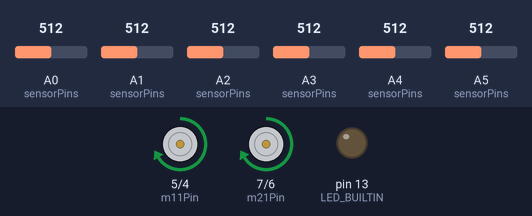
The sketch below on a simulated Arduino Uno, built with avr-gcc and run on an emulated ATmega328P. Shown: motor-driver pin pairs drawn as motors (green arrow = first pin HIGH = forward, orange = second pin HIGH = backward, longer = more drive, scaled by the enable pin), output pins drawn as LEDs (lit = HIGH). The test bench sets the inputs (shaded band); at power-on: A0 (sensorPins) = 512, A4 (sensorPins) = 512, A5 (sensorPins) = 512, A1 (sensorPins) = 512, A2 (sensorPins) = 512, A3 (sensorPins) = 512.

Above: at 15.1 s.
15.2 s: A0 (sensorPins) set to 716
At 16.2 s:
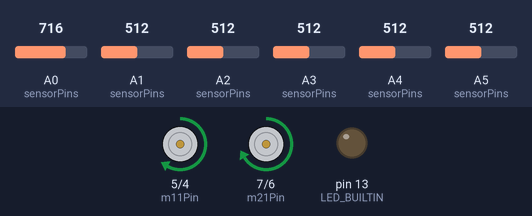
16.7 s: A4 (sensorPins) set to 716
At 17.2 s:
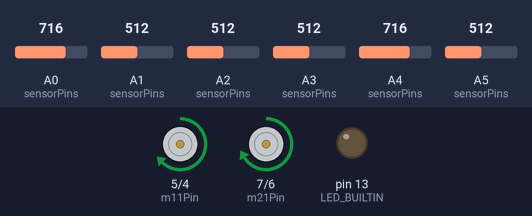
18.2 s: A5 (sensorPins) set to 537
At 19.4 s:
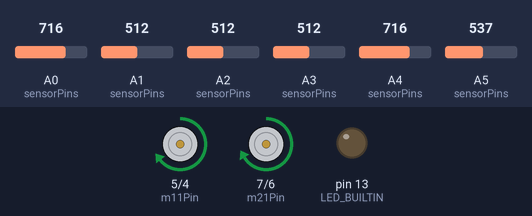
19.7 s: A1 (sensorPins) set to 548
At 20.6 s:
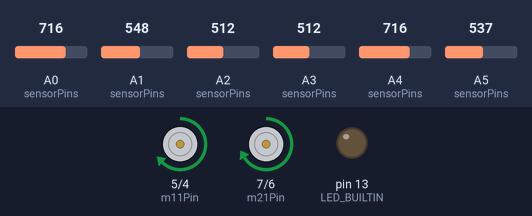
21.2 s: A5 (sensorPins) set to 716
At 21.8 s:
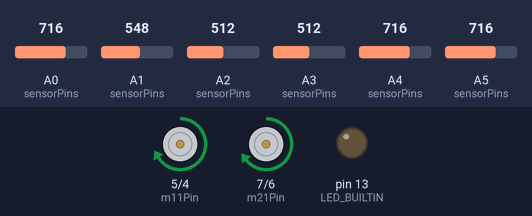
22.7 s: A0 (sensorPins) set to 686
24.2 s: A0 (sensorPins) set to 656
At 25.3 s:
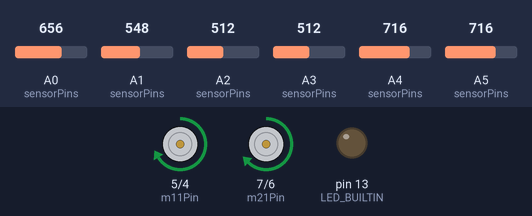
Timing chart, 0 to 26.7 s (numbered marks = the images above; inputs shaded):
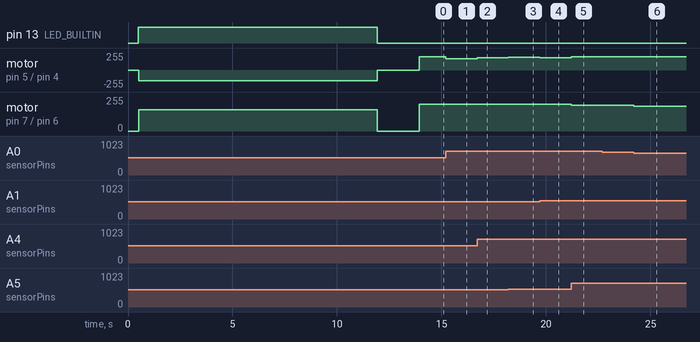

The sketch:

LineFollower.ino
```cpp
/**
 * Line Follower project.
 *
 * This is the program for a simple Line follower using PID control.
 * It requires and Arduino UNO R3, 2 DC motors, L293D motor driver and QTR-8A 6 reflectance sensors array.
 *
 * Created 20 Jan 2024
 * By Tudor-David Butufei, Tudor Coriciuc, Ana-Iulia Staci
 */
#include <QTRSensors.h>


// Motor pins
const int m21Pin = 7;
const int m22Pin = 6;
const int m11Pin = 5;
const int m12Pin = 4;

const int m2Enable = 11;
const int m1Enable = 10;

// Motor configuration
const int maxSpeed = 255;
const int minSpeed = -255;
const int baseSpeed = 200;
const int boostSpeedThreshold = 100;
const int boostSpeedValue = 20;

// Sensor configuration
QTRSensors qtr;
const int sensorCount = 6;
const uint8_t sensorPins[sensorCount] = {A0, A1, A2, A3, A4, A5};

// Calibration configuration
const int callibrationRounds = 400;
const int calibrationSpeed = 160;
const int maxCalibrationValue = 50;
const int calibrationCenterDelta = 5;

// Data intervals
const int minSensorsValue = 0;
const int maxSensorsValue = 5000;
const int minErrorValue = -50;
const int maxErrorValue = 50;

// Timing configurations
const int sensorSetupDelay = 500;
const int mainRoutineStartDelay = 2000;

// PID constants
const float kp = 7.75;
const float ki = 0;
const float kd = 30;

// PID values
int p = 1;
int i = 0;
int d = 0;

int error = 0;
int lastError = 0;

// Program state
uint16_t sensorValues[sensorCount];

int m1Speed = 0;
int m2Speed = 0;


/**
 * @brief Setup line follower pins and calibrate sensor.
 */
void setup()
{
    // pinMode setup
    pinMode(m11Pin, OUTPUT);
    pinMode(m12Pin, OUTPUT);
    pinMode(m21Pin, OUTPUT);
    pinMode(m22Pin, OUTPUT);
    pinMode(m1Enable, OUTPUT);
    pinMode(m2Enable, OUTPUT);

    pinMode(LED_BUILTIN, OUTPUT);

    // setup sensors
    qtr.setTypeAnalog();
    qtr.setSensorPins(sensorPins, sensorCount);
    delay(sensorSetupDelay);

    // calibrate sensor
    calibration();

    delay(mainRoutineStartDelay);
}


/**
 * @brief Continuously calculate PID error and update motor speeds.
 */
void loop()
{
    // calculate motor speeds using PID
    pidControl(kp, ki, kd);

    // update motor speeds based on values computed by PID
    setMotorSpeed(m1Speed, m2Speed);
}


/**
 * @brief Calibrate the QTR sensors my moving the linefollower to the left and to the right of the line.
 */
void calibration()
{
    // turn on Arduino's LED to indicate we are in calibration mode
    digitalWrite(LED_BUILTIN, HIGH);

    // alternate left - right while calibrating
    int dir = 1;
    for (uint16_t i = 0; i < callibrationRounds; i++)
    {
        qtr.calibrate();

        // set motor speed based on current movement direction (right or left)
        setMotorSpeed(-dir * calibrationSpeed, dir * calibrationSpeed);

        // change movement direction if reached outside the line
        error = map(qtr.readLineBlack(sensorValues), minSensorsValue, maxSensorsValue, minErrorValue, maxErrorValue);
        if (error >= maxCalibrationValue && dir == 1) {
            dir = -1;
        } else if (error <= -maxCalibrationValue && dir == -1) {
            dir = 1;
        }
    }
    setMotorSpeed(0, 0);

    // move back to center
    while (error < -calibrationCenterDelta || error > calibrationCenterDelta) {
        setMotorSpeed(-dir * calibrationSpeed, dir * calibrationSpeed);

        error = map(qtr.readLineBlack(sensorValues), minSensorsValue, maxSensorsValue, minErrorValue, maxErrorValue);
        if (error >= calibrationCenterDelta && dir == 1) {
            dir = -1;
        } else if (error <= -calibrationCenterDelta && dir == -1) {
            dir = 1;
        }
    }
    setMotorSpeed(0, 0);

    // callibration finished
    digitalWrite(LED_BUILTIN, LOW);
}


/**
 * @brief Calculate PID value based on error, kp, kd, ki, p, i and d.
 *
 * @param kp Kp constant in PID computation
 * @param ki Ki constant in PID computation
 * @param kd Kd constant in PID computation
 */
void pidControl(float kp, float ki, float kd)
{
    // read error from sensor
    error = map(qtr.readLineBlack(sensorValues), minSensorsValue, maxSensorsValue, minErrorValue, maxErrorValue);

    // compute PID components
    p = error;
    i = i + error;
    d = error - lastError;

    // pid motor speed
    int motorSpeed = kp * p + ki * i + kd * d;

    // compute speed for each motor
    m1Speed = baseSpeed;
    m2Speed = baseSpeed;

    if (motorSpeed < 0) {
        m1Speed += motorSpeed;
    } else if (motorSpeed > 0) {
        m2Speed -= motorSpeed;
    }

    // boost when single motor running
    if (m1Speed < boostSpeedThreshold && m1Speed > -boostSpeedThreshold) {
        m2Speed += boostSpeedValue;
    }

    if (m2Speed < boostSpeedThreshold && m2Speed > -boostSpeedThreshold) {
        m1Speed += boostSpeedValue;
    }

    // make sure it doesn't go past motor speed limits
    m1Speed = constrain(m1Speed, minSpeed, maxSpeed);
    m2Speed = constrain(m2Speed, minSpeed, maxSpeed);

    lastError = error;
}

/**
 * @brief Set the speed for each motor.
 * Accepted values are between -255 and 255 (negative values mean reverse).
 *
 * @param motor1Speed the speed value for the first motor
 * @param motor2Speed the speed value for the second motor
 */
void setMotorSpeed(int motor1Speed, int motor2Speed)
{
    if (motor1Speed == 0) {
        digitalWrite(m11Pin, LOW);
        digitalWrite(m12Pin, LOW);
        analogWrite(m1Enable, motor1Speed);
    } else {
        if (motor1Speed > 0) {
            digitalWrite(m11Pin, HIGH);
            digitalWrite(m12Pin, LOW);
            analogWrite(m1Enable, motor1Speed);
        }

        if (motor1Speed < 0) {
            digitalWrite(m11Pin, LOW);
            digitalWrite(m12Pin, HIGH);
            analogWrite(m1Enable, -motor1Speed);
        }
    }

    if (motor2Speed == 0) {
        digitalWrite(m21Pin, LOW);
        digitalWrite(m22Pin, LOW);
        analogWrite(m2Enable, motor2Speed);
    } else {
        if (motor2Speed > 0) {
            digitalWrite(m21Pin, HIGH);
            digitalWrite(m22Pin, LOW);
            analogWrite(m2Enable, motor2Speed);
        }

        if (motor2Speed < 0) {
            digitalWrite(m21Pin, LOW);
            digitalWrite(m22Pin, HIGH);
            analogWrite(m2Enable, -motor2Speed);
        }
    }
}
```

Measured:
- after the input at 15.2 s, motor on pin 5 (m11Pin) / pin 4 (m12Pin): forward 200/255 → forward 169/255 at once
- after the input at 16.7 s, motor on pin 5 (m11Pin) / pin 4 (m12Pin): forward 169/255 → forward 185/255 at once
- after the input at 18.2 s, motor on pin 5 (m11Pin) / pin 4 (m12Pin): forward 185/255 → forward 193/255 at once
- after the input at 19.7 s, motor on pin 5 (m11Pin) / pin 4 (m12Pin): forward 193/255 → forward 185/255 at once
- after the input at 21.2 s, motor on pin 5 (m11Pin) / pin 4 (m12Pin): forward 185/255 → forward 200/255 at once; motor on pin 7 (m21Pin) / pin 6 (m22Pin): forward 200/255 → forward 193/255 at once
- after the input at 22.7 s, every drawn part: stays the same
- after the input at 24.2 s, motor on pin 7 (m21Pin) / pin 6 (m22Pin): forward 193/255 → forward 185/255 at once
